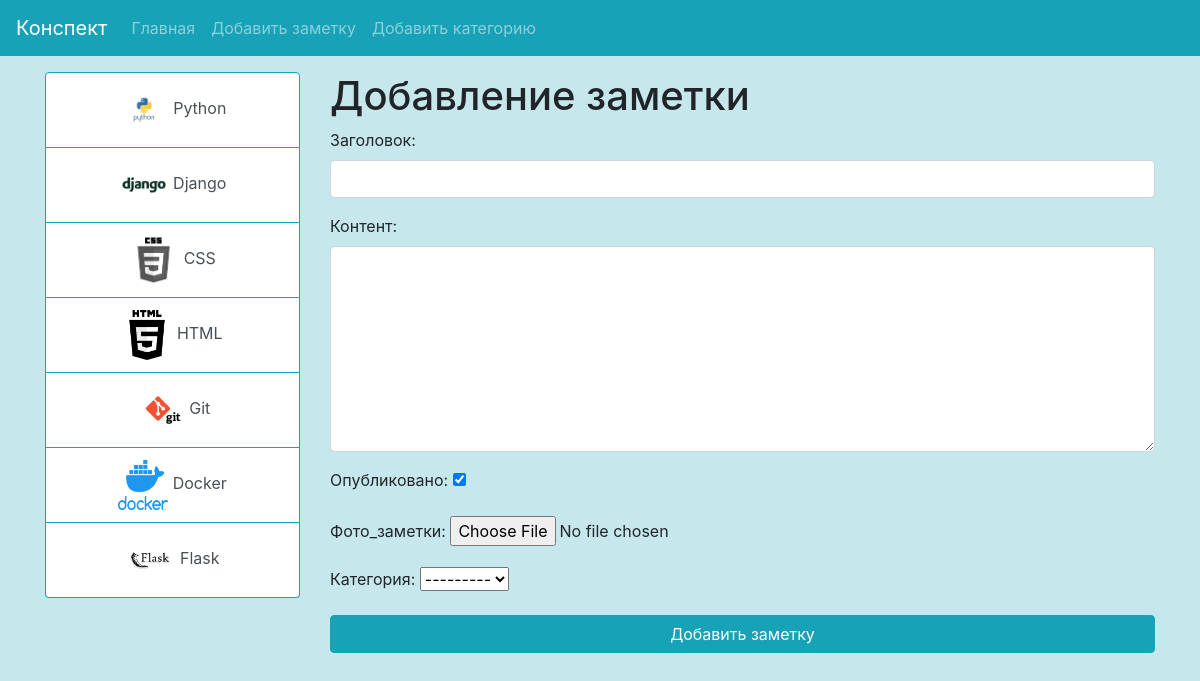
The app's page /note/add_note with its own data.
### notes/models.py (models this page shows)
class CategoryModel(models.Model):
    title = models.CharField(max_length=150,
                             verbose_name='Категория',
                             db_index=True)
    photo = models.ImageField(upload_to='category_photos/%Y/%m/%d/',
                              verbose_name='Фото_категории',
                              blank=True)
    def get_absolute_url(self):
        return reverse('view_category', kwargs={'category_id': self.pk})
    def __str__(self):
        return self.title
    class Meta:
        verbose_name = 'Категория'
        verbose_name_plural = 'Категории'

### notes/views.py (the view)
# urls.py: path('note/add_note', add_note, name='add_note'),
def add_note(request):
    if request.method == 'POST':
        form = NoteForm(request.POST,request.FILES)
        if form.is_valid():
            note = form.save()
            return redirect(note)
    else:
        form = NoteForm
    return render(request, 'notes/add_note.html', {'form': form})

### notes/templatetags/notes_tags.py (called while the page is built)
@register.inclusion_tag('notes/list_categories.html')
def show_categories():
    categories = CategoryModel.objects.all()
    return {'categories': categories}

### notes/templates/notes/add_note.html (shortened to what this page needs)
{% extends 'base.html' %}
{% block sidebar %}
    {% include 'include_templates/_sidebar.html' %}
{% endblock %}
{% block content %}
   <h1>Добавление заметки</h1>
    <form action="{% url 'add_note' %}" method="post" enctype="multipart/form-data">
    {{ form.as_p }}
    <button type="submit" class="btn btn-info btn-block">Добавить заметку</button>
    </form>
{% endblock %}

### notes/templates/notes/list_categories.html
<div class="list-group">
    {% for item in categories %}
        <a href="{{ item.get_absolute_url }}"
           class="list-group-item list-group-item-action text-center  border-info">
            {% if item.photo %}
                <img src="{{ item.photo.url }}" alt="" width="50"
                     height="50">
            {% else %}
                <img src="https://pbs.twimg.com/media/DotX76qX4AAPR6O.png"
                     alt="" width="50" height="50"
                     class="mr-3">
            {% endif %}
            {{ item.title }}</a>
    {% endfor %}
</div>

### my_notes/static/css/style.css (style rules this page uses)
body { background-color: rgba(160, 217, 224, 0.6); }

### records on screen
CategoryModel: photo (picture), title "Python"
CategoryModel: photo (picture), title "Django"
CategoryModel: photo (picture), title "CSS"
CategoryModel: photo (picture), title "HTML"
CategoryModel: photo (picture), title "Git"
CategoryModel: photo (picture), title "Docker"
CategoryModel: photo (picture), title "Flask"
